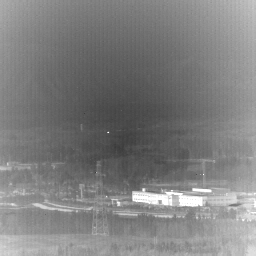
%> input picture target1/0001.bmp, 256 x 256 px; its folder holds 4 pictures in this run
$ octave main.m   (GNU Octave 9; MATLAB toolbox functions it lacks are replaced by stand-ins)
%> lines starting %> are read from the running program, lines starting %| are printed output that depends on the picture
clear; close all; clc;

%% 1. 实验配置 (文件夹与参数)
config = struct();

% --- 文件夹路径配置 (请在此处修改) ---
config.input_dir = 'E:\Academic\paper3\HMRT\target1\';  % 输入原始图像文件夹
config.output_dir = 'E:\Academic\paper3\HMRT\target1\result'; % 输出主文件夹
config.file_ext = '*.bmp';   % 图片格式

% 自动创建并设置目标和背景输出子文件夹
dir_tar = fullfile(config.output_dir, 'Target');
dir_bg = fullfile(config.output_dir, 'Background');
if ~exist(dir_tar, 'dir'), mkdir(dir_tar); end
if ~exist(dir_bg, 'dir'), mkdir(dir_bg); end

% 获取图片文件名
dirOutput = dir(fullfile(config.input_dir, config.file_ext));
if isempty(dirOutput), error('输入文件夹为空！'); end
fileNames = {dirOutput.name};

% --- 算法参数 (科研调参核心) ---
% 【全新核心参数】: 时间窗口大小 (每多少帧构建一次流形)
config.window_size = 8;   % 可根据视频动态变化剧烈程度调节 (如 10, 20, 30)

config.beta = 200;
mt = 133;
nt = 109;

config.lambda_scale = 0.2;
config.k_neighbor = 50;
config.max_iter = 100;

%% 2. 加载数据
fprintf('📂 [Step 1] 加载原始数据...\n');
[D_obs, file_names] = load_image_sequence(config.input_dir, config.file_ext);
%> in load_image_sequence, img1 is the input picture: size 256x256x3 uint8; min 58, max 255, mean 127.3
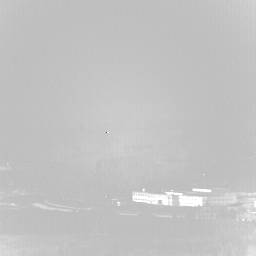
%> D_obs: size 256x256x4 double; mean R, G, B, A 0.499, 0.499, 0.499, 0.499; transparent parts drawn white
[H, W, total_F] = size(D_obs);
%> H = 256; W = 256; total_F = 4

D_obs = double(D_obs);
min_val = min(D_obs(:));
max_val = max(D_obs(:));
D_obs = (D_obs - min_val) / (max_val - min_val);
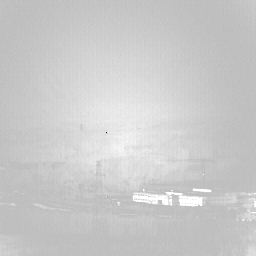
%> D_obs: size 256x256x4 double; mean R, G, B, A 0.365, 0.365, 0.364, 0.365; transparent parts drawn white

%% 3 & 4. 调用核心算法 (局部时间分块处理)
fprintf('🚀 [Step 2 & 3] 执行局部时间块分解 (Window Size = %d)...\n', config.window_size);
tic

% =========================================================================
% 调用 HMRT 核心求解器
% 注: 该函数在开源包中作为加密的 .p 文件提供以保护核心数学实现
% =========================================================================
%> the run ends on the next line
[L_hat_total, S_hat_total] = HMRT_solver(D_obs, config);
% [69 lines not run here, left out]
function [Tensor, files] = load_image_sequence(folder_path, ext)
    files = dir(fullfile(folder_path, ext));
    if isempty(files), error('无文件'); end
    img1 = imread(fullfile(folder_path, files(1).name));
    if size(img1, 3) > 1, img1 = rgb2gray(img1); end
    [H, W] = size(img1);
    Tensor = zeros(H, W, length(files));
    for i = 1:length(files)
        img = imread(fullfile(folder_path, files(i).name));
        if size(img, 3) > 1, img = rgb2gray(img); end
        Tensor(:,:,i) = im2double(img);
    end
end
